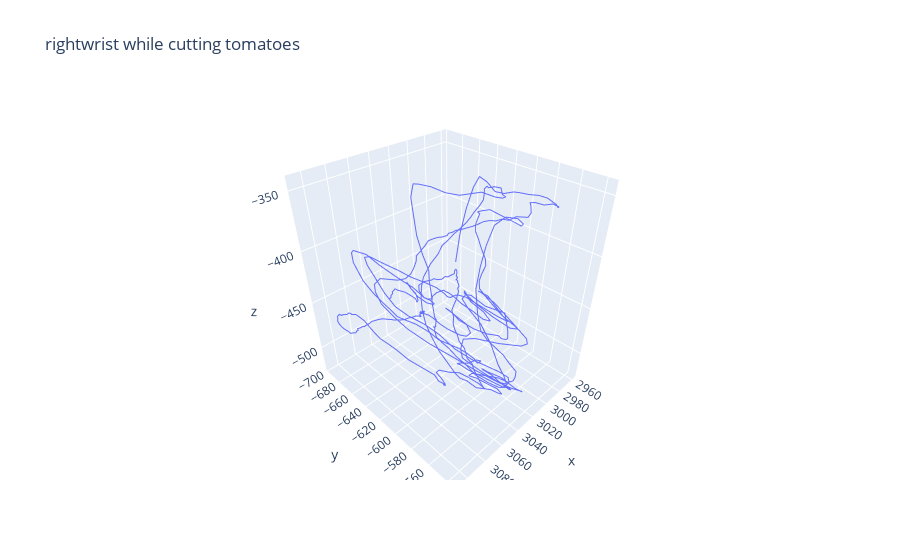

Here is the notebook cell this chart was saved with:
### Markdown cell above
#### Trajectories
Let's plot the right wrist trajectory while cutting some tomatoes

### Code cell
""" Plots trajectory of a joint during an event. """
import plotly.express as px

def plot_trajectory(data, t1, t2, joint, event):
    idx = time_id(df, t1, t2)
    xdata = [point[0] for point in data[joint][idx[0]: idx[1]]]
    ydata = [point[1] for point in data[joint][idx[0]: idx[1]]]
    zdata = [point[2] for point in data[joint][idx[0]: idx[1]]]

    fig = px.line_3d(x = xdata, y = ydata, z = zdata, title=f'{joint} while {event}')
    fig.show()
    """
    fig = plt.figure(figsize=(10,10))
    ax = plt.axes(projection='3d')
    ax.scatter3D(xdata, ydata, zdata, c=zdata, cmap='Greens')
    ax.set_title(f'{joint} trajectory when {event}')
    """
t1 = events['cutting'][0][0]
t2 = events['cutting'][0][1]
plot_trajectory(df, t1, t2, joint = 'rightwrist', event = 'cutting tomatoes')

### Figure 1 — Plotly figure (JSON) as saved in the notebook; plotly's stock layout.template omitted (floating-point values rounded to 4 significant figures; data arrays with more than 128 entries replaced by an {"elided": "..."} marker saying what was removed)
{"data": [{"hovertemplate": "x=%{x}<br>y=%{y}<br>z=%{z}<extra></extra>", "legendgroup": "", "line": {"color": "#636efa", "dash": "solid"}, "marker": {"symbol": "circle"}, "mode": "lines", "name": "", "scene": "scene", "showlegend": false, "type": "scatter3d", "x": {"elided": "529 float values"}, "y": {"elided": "529 float values"}, "z": {"elided": "529 float values"}}], "layout": {"legend": {"tracegroupgap": 0}, "scene": {"domain": {"x": [0, 1], "y": [0, 1]}, "xaxis": {"title": {"text": "x"}}, "yaxis": {"title": {"text": "y"}}, "zaxis": {"title": {"text": "z"}}}, "title": {"text": "rightwrist while cutting tomatoes"}}}
